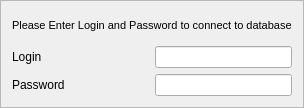
<?xml version="1.0" encoding="UTF-8"?>
<ui version="4.0">
 <class>pasReq</class>
 <widget class="QFrame" name="pasReq">
  <property name="geometry">
   <rect>
    <x>0</x>
    <y>0</y>
    <width>299</width>
    <height>108</height>
   </rect>
  </property>
  <property name="sizePolicy">
   <sizepolicy hsizetype="Minimum" vsizetype="Minimum">
    <horstretch>0</horstretch>
    <verstretch>0</verstretch>
   </sizepolicy>
  </property>
  <property name="windowTitle">
   <string>Frame</string>
  </property>
  <property name="frameShape">
   <enum>QFrame::StyledPanel</enum>
  </property>
  <property name="frameShadow">
   <enum>QFrame::Raised</enum>
  </property>
  <layout class="QHBoxLayout" name="horizontalLayout_5">
   <item>
    <layout class="QVBoxLayout" name="verticalLayout_3">
     <item>
      <layout class="QHBoxLayout" name="horizontalLayout_4">
       <item>
        <widget class="QLabel" name="lblInfo">
         <property name="font">
          <font>
           <pointsize>8</pointsize>
           <weight>50</weight>
           <bold>false</bold>
          </font>
         </property>
         <property name="text">
          <string>Please Enter Login and Password to connect to database</string>
         </property>
         <property name="textFormat">
          <enum>Qt::RichText</enum>
         </property>
        </widget>
       </item>
      </layout>
     </item>
     <item>
      <layout class="QHBoxLayout" name="horizontalLayout_3">
       <item>
        <layout class="QVBoxLayout" name="verticalLayout">
         <item>
          <layout class="QHBoxLayout" name="horizontalLayout">
           <item>
            <widget class="QLabel" name="lblLogin">
             <property name="text">
              <string>Login</string>
             </property>
            </widget>
           </item>
           <item>
            <spacer name="horizontalSpacer_2">
             <property name="orientation">
              <enum>Qt::Horizontal</enum>
             </property>
             <property name="sizeHint" stdset="0">
              <size>
               <width>5</width>
               <height>20</height>
              </size>
             </property>
            </spacer>
           </item>
          </layout>
         </item>
         <item>
          <layout class="QHBoxLayout" name="horizontalLayout_2">
           <item>
            <widget class="QLabel" name="lblPass">
             <property name="text">
              <string>Password</string>
             </property>
            </widget>
           </item>
           <item>
            <spacer name="horizontalSpacer">
             <property name="orientation">
              <enum>Qt::Horizontal</enum>
             </property>
             <property name="sizeHint" stdset="0">
              <size>
               <width>5</width>
               <height>20</height>
              </size>
             </property>
            </spacer>
           </item>
          </layout>
         </item>
        </layout>
       </item>
       <item>
        <layout class="QVBoxLayout" name="verticalLayout_2">
         <item>
          <widget class="QLineEdit" name="edtLogin"/>
         </item>
         <item>
          <widget class="QLineEdit" name="edtPass">
           <property name="echoMode">
            <enum>QLineEdit::Password</enum>
           </property>
          </widget>
         </item>
        </layout>
       </item>
      </layout>
     </item>
    </layout>
   </item>
  </layout>
 </widget>
 <resources/>
 <connections/>
</ui>
